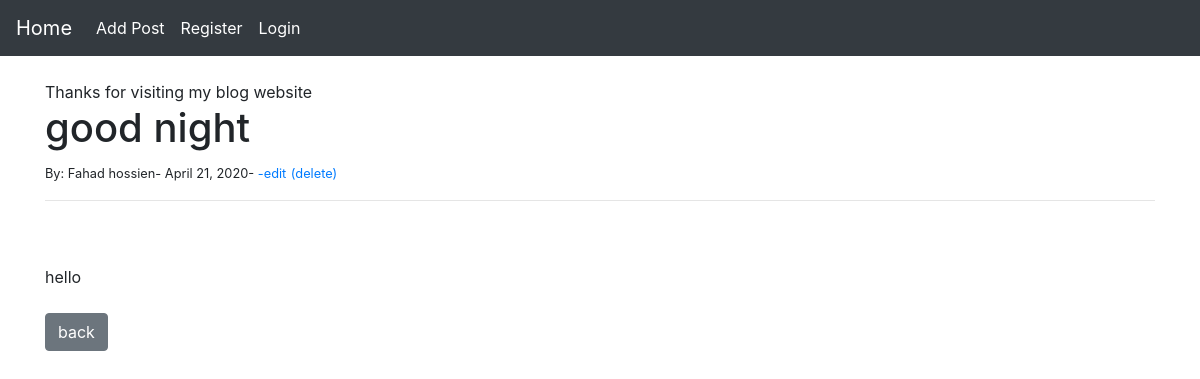
Page /article/3 on the committed database.
### theblog/models.py (models this page shows, shortened)
class Post(models.Model):
    title = models.CharField(max_length=200)
    title_tag = models.CharField(max_length=200, default='Thanks for visiting my blog website')
    author = models.ForeignKey(User, on_delete=models.CASCADE)
    date_post=models.DateField(auto_now_add=True)
    body = models.TextField()

### theblog/views.py (the view)
# urls.py: path('article/<int:pk>', ArticleDetailView.as_view(), name='article-view'),
class ArticleDetailView(DetailView):
    model = Post
    template_name = 'detail.html'

### theblog/templates/detail.html
{% extends 'base.html'  %}
{% block content %}
{% block title %}
 {{post.title_tag}}
{% endblock %}
	<h1>{{post.title}}</h1>
	<small>By: {{post.author.first_name}}
			    {{post.author.last_name}}-
			    {{post.date_post}}-
	<a href="{% url 'update-view' post.id %}">-edit</a></small>
	<small> <a href="{% url 'delete-view' post.id %}">(delete)</a></small>
	<hr>
	<br>
	<br/>
	{{post.body}}
	<br/><br/>
	<a href="{% url 'home' %}" class="btn btn-secondary">back</a>
{% endblock %}

### rows in the picture
Post: title_tag "Thanks for visiting my blog website", title "good night", author.first_name "Fahad", author.last_name "hossien", date_post "April 21, 2020", body "hello"
